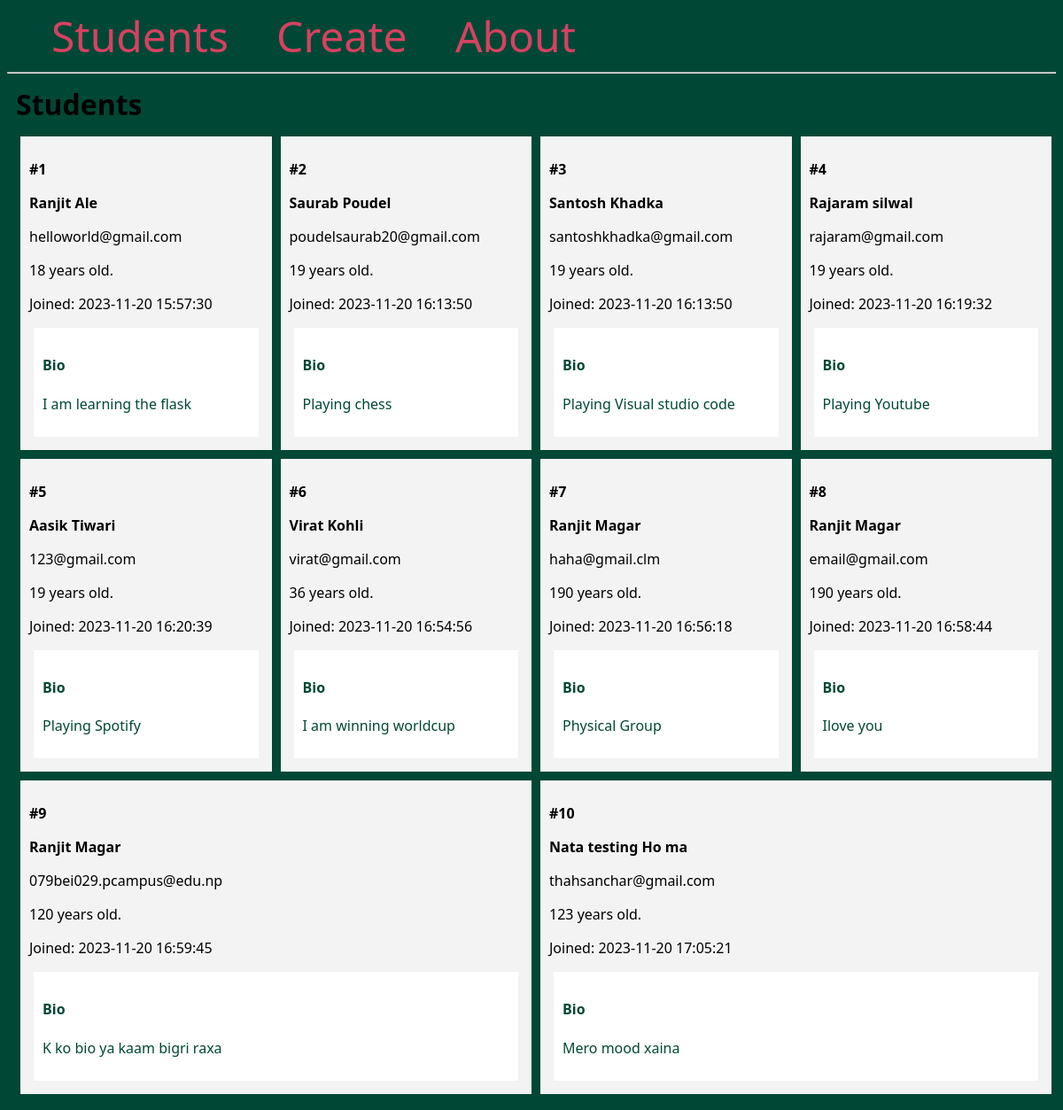
The page / on the database its author committed.
### app.py (models this page shows, shortened)
class Student(db.Model):
    id = db.Column(db.Integer, primary_key=True)
    firstname = db.Column(db.String(100), nullable=False)
    lastname = db.Column(db.String(100), nullable=False)
    email = db.Column(db.String(80), unique=True, nullable=False)
    age = db.Column(db.Integer)
    created_at = db.Column(db.DateTime(timezone=True),
                           server_default=func.now())
    bio = db.Column(db.Text)

### app.py (the view)
@app.route('/')
def hello_world():  # put application's code here
    students=Student.query.all()
    return render_template('index.html',students=students)

### templates/index.html
{%extends 'base.html'%}
{%block content%}
<h1 class="title">{% block title %} Students {% endblock %}</h1>
    <div class="content">
        {% for student in students %}
            <div class="student">
                <p><b>#{{ student.id }}</b></p>
                <b>
                    <p class="name">{{ student.firstname }} {{ student.lastname }}</p>
                </b>
                <p>{{ student.email }}</p>
                <p>{{ student.age }} years old.</p>
                <p>Joined: {{ student.created_at }}</p>
                <div class="bio">
                    <h4>Bio</h4>
                    <p>{{ student.bio }}</p>
                </div>
            </div>
        {% endfor %}
    </div>
{%endblock%}

### templates/base.html (shortened to what this page needs)
<!DOCTYPE html>
<html lang="en">
<head>
</head>
<body>
    <nav>
        <a href="/">Students</a>
        <a href="/create/">Create</a>
        <a href="#">About</a>
    </nav>
    <hr>
    <div class="content">
        {% block content %} {% endblock %}
    </div>
</body>
</html>

### templates/base.html (style rules this page uses)
body { font-family: 'Segoe UI', Tahoma, Geneva, Verdana, sans-serif; background-color: #004835; }
.title { margin: 5px; }
.content { margin: 5px; width: 100%; display: flex; flex-direction: row; flex-wrap: wrap; }
.student { flex: 20%; padding: 10px; margin: 5px; background-color: #f3f3f3; inline-size: 100%; }
.bio { padding: 10px; margin: 5px; background-color: #ffffff; color: #004835; }
nav a { color: #d64161; font-size: 3em; margin-left: 50px; text-decoration: none; }

### rows shown on the page
Student: id "1", firstname "Ranjit", lastname "Ale", email "helloworld@gmail.com", age "18", created_at "2023-11-20 15:57:30", bio "I am learning the flask"
Student: id "2", firstname "Saurab", lastname "Poudel", email "poudelsaurab20@gmail.com", age "19", created_at "2023-11-20 16:13:50", bio "Playing chess"
Student: id "3", firstname "Santosh", lastname "Khadka", email "santoshkhadka@gmail.com", age "19", created_at "2023-11-20 16:13:50", bio "Playing Visual studio code"
Student: id "4", firstname "Rajaram", lastname "silwal", email "rajaram@gmail.com", age "19", created_at "2023-11-20 16:19:32", bio "Playing Youtube"
Student: id "5", firstname "Aasik", lastname "Tiwari", email "123@gmail.com", age "19", created_at "2023-11-20 16:20:39", bio "Playing Spotify"
Student: id "6", firstname "Virat", lastname "Kohli", email "virat@gmail.com", age "36", created_at "2023-11-20 16:54:56", bio "I am winning worldcup"
Student: id "7", firstname "Ranjit", lastname "Magar", email "haha@gmail.clm", age "190", created_at "2023-11-20 16:56:18", bio "Physical Group"
Student: id "8", firstname "Ranjit", lastname "Magar", email "email@gmail.com", age "190", created_at "2023-11-20 16:58:44", bio "Ilove you"
Student: id "9", firstname "Ranjit", lastname "Magar", email "079bei029.pcampus@edu.np", age "120", created_at "2023-11-20 16:59:45", bio "K ko bio ya kaam bigri raxa"
Student: id "10", firstname "Nata testing", lastname "Ho ma", email "thahsanchar@gmail.com", age "123", created_at "2023-11-20 17:05:21", bio "Mero mood xaina"
